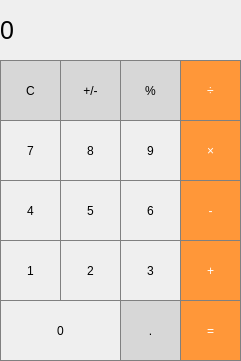
<?xml version="1.0" encoding="UTF-8"?>
<ui version="4.0">
 <class>MainWindow</class>
 <widget class="QMainWindow" name="MainWindow">
  <property name="geometry">
   <rect>
    <x>0</x>
    <y>0</y>
    <width>241</width>
    <height>361</height>
   </rect>
  </property>
  <property name="windowTitle">
   <string>MainWindow</string>
  </property>
  <widget class="QWidget" name="centralwidget">
   <widget class="QLabel" name="label">
    <property name="geometry">
     <rect>
      <x>0</x>
      <y>0</y>
      <width>241</width>
      <height>61</height>
     </rect>
    </property>
    <property name="font">
     <font>
      <pointsize>19</pointsize>
     </font>
    </property>
    <property name="styleSheet">
     <string notr="true">QLabel {qproperty-alignment: 'AlignVCenter | AlignRight'; border: 1px solid gray} background-color: white</string>
    </property>
    <property name="text">
     <string>0</string>
    </property>
   </widget>
   <widget class="QPushButton" name="pushButton_clear">
    <property name="geometry">
     <rect>
      <x>0</x>
      <y>60</y>
      <width>61</width>
      <height>61</height>
     </rect>
    </property>
    <property name="styleSheet">
     <string notr="true">QPushButton {background-color: rgb(215, 215, 215); border: 1px solid gray} QPushButton:pressed {background-color: qlineargradient(x1: 0, y1: 0, x2: 0, y2: 1, stop: 0 #BEBEBE, stop: 1 #D7D7D7)}</string>
    </property>
    <property name="text">
     <string>C</string>
    </property>
   </widget>
   <widget class="QPushButton" name="pushButton_invert">
    <property name="geometry">
     <rect>
      <x>60</x>
      <y>60</y>
      <width>61</width>
      <height>61</height>
     </rect>
    </property>
    <property name="styleSheet">
     <string notr="true">QPushButton {background-color: rgb(215, 215, 215); border: 1px solid gray} QPushButton:pressed {background-color: qlineargradient(x1: 0, y1: 0, x2: 0, y2: 1, stop: 0 #BEBEBE, stop: 1 #D7D7D7)}</string>
    </property>
    <property name="text">
     <string>+/-</string>
    </property>
   </widget>
   <widget class="QPushButton" name="pushButton_modulus">
    <property name="geometry">
     <rect>
      <x>120</x>
      <y>60</y>
      <width>61</width>
      <height>61</height>
     </rect>
    </property>
    <property name="styleSheet">
     <string notr="true">QPushButton {background-color: rgb(215, 215, 215); border: 1px solid gray} QPushButton:pressed {background-color: qlineargradient(x1: 0, y1: 0, x2: 0, y2: 1, stop: 0 #BEBEBE, stop: 1 #D7D7D7)}</string>
    </property>
    <property name="text">
     <string>%</string>
    </property>
   </widget>
   <widget class="QPushButton" name="pushButton_divide">
    <property name="geometry">
     <rect>
      <x>180</x>
      <y>60</y>
      <width>61</width>
      <height>61</height>
     </rect>
    </property>
    <property name="styleSheet">
     <string notr="true">QPushButton {background-color: rgb(255, 151, 57); color: white; border: 1px solid gray} QPushButton:pressed {background-color: qlineargradient(x1: 0, y1: 0, x2: 0, y2: 1, stop: 0 #FF7832, stop: 1 #FF9739)}</string>
    </property>
    <property name="text">
     <string>÷</string>
    </property>
   </widget>
   <widget class="QPushButton" name="pushButton_7">
    <property name="geometry">
     <rect>
      <x>0</x>
      <y>120</y>
      <width>61</width>
      <height>61</height>
     </rect>
    </property>
    <property name="styleSheet">
     <string notr="true">QPushButton {border: 1px solid gray} QPushButton:pressed {background-color: qlineargradient(x1: 0, y1: 0, x2: 0, y2: 1, stop: 0 #dadbde, stop: 1 #f6f7fa)}</string>
    </property>
    <property name="text">
     <string>7</string>
    </property>
   </widget>
   <widget class="QPushButton" name="pushButton_8">
    <property name="geometry">
     <rect>
      <x>60</x>
      <y>120</y>
      <width>61</width>
      <height>61</height>
     </rect>
    </property>
    <property name="styleSheet">
     <string notr="true">QPushButton {border: 1px solid gray} QPushButton:pressed {background-color: qlineargradient(x1: 0, y1: 0, x2: 0, y2: 1, stop: 0 #dadbde, stop: 1 #f6f7fa)}</string>
    </property>
    <property name="text">
     <string>8</string>
    </property>
   </widget>
   <widget class="QPushButton" name="pushButton_9">
    <property name="geometry">
     <rect>
      <x>120</x>
      <y>120</y>
      <width>61</width>
      <height>61</height>
     </rect>
    </property>
    <property name="styleSheet">
     <string notr="true">QPushButton {border: 1px solid gray} QPushButton:pressed {background-color: qlineargradient(x1: 0, y1: 0, x2: 0, y2: 1, stop: 0 #dadbde, stop: 1 #f6f7fa)}</string>
    </property>
    <property name="text">
     <string>9</string>
    </property>
   </widget>
   <widget class="QPushButton" name="pushButton_multiply">
    <property name="geometry">
     <rect>
      <x>180</x>
      <y>120</y>
      <width>61</width>
      <height>61</height>
     </rect>
    </property>
    <property name="styleSheet">
     <string notr="true">QPushButton {background-color: rgb(255, 151, 57); color: white; border: 1px solid gray} QPushButton:pressed {background-color: qlineargradient(x1: 0, y1: 0, x2: 0, y2: 1, stop: 0 #FF7832, stop: 1 #FF9739)}</string>
    </property>
    <property name="text">
     <string>×</string>
    </property>
   </widget>
   <widget class="QPushButton" name="pushButton_4">
    <property name="geometry">
     <rect>
      <x>0</x>
      <y>180</y>
      <width>61</width>
      <height>61</height>
     </rect>
    </property>
    <property name="styleSheet">
     <string notr="true">QPushButton {border: 1px solid gray} QPushButton:pressed {background-color: qlineargradient(x1: 0, y1: 0, x2: 0, y2: 1, stop: 0 #dadbde, stop: 1 #f6f7fa)}</string>
    </property>
    <property name="text">
     <string>4</string>
    </property>
   </widget>
   <widget class="QPushButton" name="pushButton_5">
    <property name="geometry">
     <rect>
      <x>60</x>
      <y>180</y>
      <width>61</width>
      <height>61</height>
     </rect>
    </property>
    <property name="styleSheet">
     <string notr="true">QPushButton {border: 1px solid gray} QPushButton:pressed {background-color: qlineargradient(x1: 0, y1: 0, x2: 0, y2: 1, stop: 0 #dadbde, stop: 1 #f6f7fa)}</string>
    </property>
    <property name="text">
     <string>5</string>
    </property>
   </widget>
   <widget class="QPushButton" name="pushButton_6">
    <property name="geometry">
     <rect>
      <x>120</x>
      <y>180</y>
      <width>61</width>
      <height>61</height>
     </rect>
    </property>
    <property name="styleSheet">
     <string notr="true">QPushButton {border: 1px solid gray} QPushButton:pressed {background-color: qlineargradient(x1: 0, y1: 0, x2: 0, y2: 1, stop: 0 #dadbde, stop: 1 #f6f7fa)}</string>
    </property>
    <property name="text">
     <string>6</string>
    </property>
   </widget>
   <widget class="QPushButton" name="pushButton_subtract">
    <property name="geometry">
     <rect>
      <x>180</x>
      <y>180</y>
      <width>61</width>
      <height>61</height>
     </rect>
    </property>
    <property name="styleSheet">
     <string notr="true">QPushButton {background-color: rgb(255, 151, 57); color: white; border: 1px solid gray} QPushButton:pressed {background-color: qlineargradient(x1: 0, y1: 0, x2: 0, y2: 1, stop: 0 #FF7832, stop: 1 #FF9739)}</string>
    </property>
    <property name="text">
     <string>-</string>
    </property>
   </widget>
   <widget class="QPushButton" name="pushButton_1">
    <property name="geometry">
     <rect>
      <x>0</x>
      <y>240</y>
      <width>61</width>
      <height>61</height>
     </rect>
    </property>
    <property name="styleSheet">
     <string notr="true">QPushButton {border: 1px solid gray} QPushButton:pressed {background-color: qlineargradient(x1: 0, y1: 0, x2: 0, y2: 1, stop: 0 #dadbde, stop: 1 #f6f7fa)}</string>
    </property>
    <property name="text">
     <string>1</string>
    </property>
   </widget>
   <widget class="QPushButton" name="pushButton_2">
    <property name="geometry">
     <rect>
      <x>60</x>
      <y>240</y>
      <width>61</width>
      <height>61</height>
     </rect>
    </property>
    <property name="styleSheet">
     <string notr="true">QPushButton {border: 1px solid gray} QPushButton:pressed {background-color: qlineargradient(x1: 0, y1: 0, x2: 0, y2: 1, stop: 0 #dadbde, stop: 1 #f6f7fa)}</string>
    </property>
    <property name="text">
     <string>2</string>
    </property>
   </widget>
   <widget class="QPushButton" name="pushButton_3">
    <property name="geometry">
     <rect>
      <x>120</x>
      <y>240</y>
      <width>61</width>
      <height>61</height>
     </rect>
    </property>
    <property name="styleSheet">
     <string notr="true">QPushButton {border: 1px solid gray} QPushButton:pressed {background-color: qlineargradient(x1: 0, y1: 0, x2: 0, y2: 1, stop: 0 #dadbde, stop: 1 #f6f7fa)}</string>
    </property>
    <property name="text">
     <string>3</string>
    </property>
   </widget>
   <widget class="QPushButton" name="pushButton_add">
    <property name="geometry">
     <rect>
      <x>180</x>
      <y>240</y>
      <width>61</width>
      <height>61</height>
     </rect>
    </property>
    <property name="styleSheet">
     <string notr="true">QPushButton {background-color: rgb(255, 151, 57); color: white; border: 1px solid gray} QPushButton:pressed {background-color: qlineargradient(x1: 0, y1: 0, x2: 0, y2: 1, stop: 0 #FF7832, stop: 1 #FF9739)}</string>
    </property>
    <property name="text">
     <string>+</string>
    </property>
   </widget>
   <widget class="QPushButton" name="pushButton_0">
    <property name="geometry">
     <rect>
      <x>0</x>
      <y>300</y>
      <width>121</width>
      <height>61</height>
     </rect>
    </property>
    <property name="styleSheet">
     <string notr="true">QPushButton {border: 1px solid gray} QPushButton:pressed {background-color: qlineargradient(x1: 0, y1: 0, x2: 0, y2: 1, stop: 0 #dadbde, stop: 1 #f6f7fa)}</string>
    </property>
    <property name="text">
     <string>0</string>
    </property>
   </widget>
   <widget class="QPushButton" name="pushButton_decimal">
    <property name="geometry">
     <rect>
      <x>120</x>
      <y>300</y>
      <width>61</width>
      <height>61</height>
     </rect>
    </property>
    <property name="styleSheet">
     <string notr="true">QPushButton {background-color: rgb(215, 215, 215); border: 1px solid gray} QPushButton:pressed {background-color: qlineargradient(x1: 0, y1: 0, x2: 0, y2: 1, stop: 0 #BEBEBE, stop: 1 #D7D7D7)}</string>
    </property>
    <property name="text">
     <string>.</string>
    </property>
   </widget>
   <widget class="QPushButton" name="pushButton_equals">
    <property name="geometry">
     <rect>
      <x>180</x>
      <y>300</y>
      <width>61</width>
      <height>61</height>
     </rect>
    </property>
    <property name="styleSheet">
     <string notr="true">QPushButton {background-color: rgb(255, 151, 57); color: white; border: 1px solid gray} QPushButton:pressed {background-color: qlineargradient(x1: 0, y1: 0, x2: 0, y2: 1, stop: 0 #FF7832, stop: 1 #FF9739)}</string>
    </property>
    <property name="text">
     <string>=</string>
    </property>
   </widget>
  </widget>
 </widget>
 <resources/>
 <connections/>
</ui>
